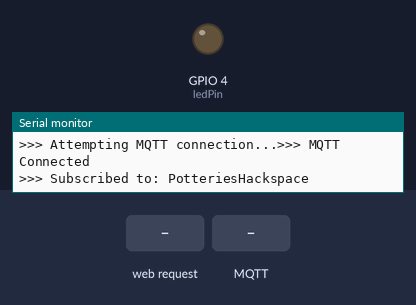
Simulated run of this sketch. Board: ESP8266 (NodeMCU). Shown: output pins drawn as LEDs (lit = HIGH), the last lines printed to the serial monitor. The test bench sets the inputs (shaded band). WiFi joins after 1.5 s; servers stay silent unless stated; no MQTT or app messages arrive unless stated.

Above: at 2.8 s.
2.9 s: HTTP request GET /on received
At 4.1 s:
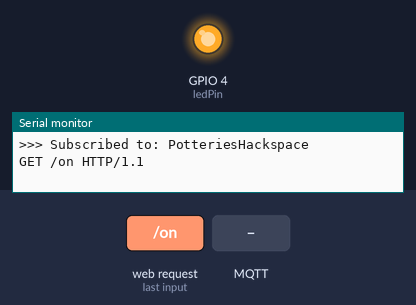
4.4 s: MQTT message "/on" arrives on the first subscribed topic
At 5.2 s:
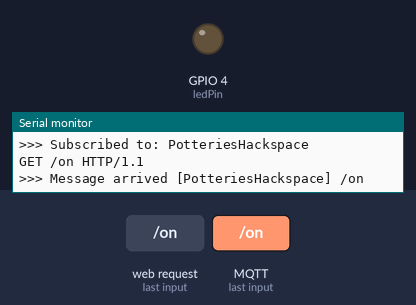
8.9 s: MQTT message "1" arrives on the first subscribed topic
At 9.8 s:
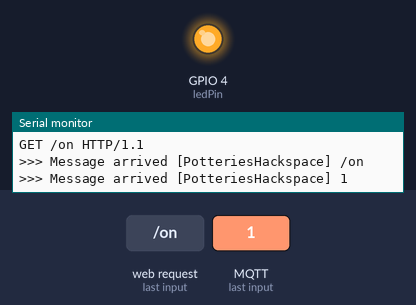
10.4 s: MQTT message "0" arrives on the first subscribed topic
At 11.0 s:
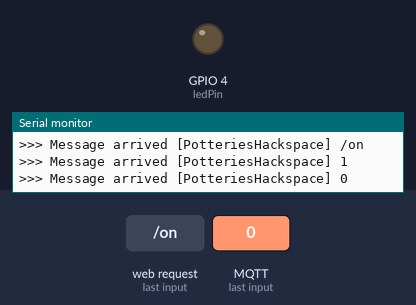
Timing chart, 0 to 12.9 s (numbered marks = the images above; inputs shaded):
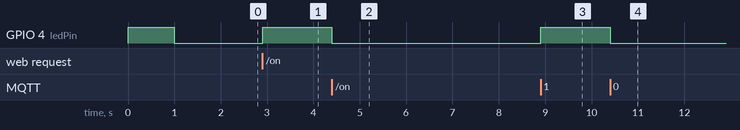

Measured:
- after the input at 2.9 s, GPIO 4 (ledPin): LOW → HIGH at once
- after the input at 4.4 s, GPIO 4 (ledPin): HIGH → LOW at once
- after the input at 8.9 s, GPIO 4 (ledPin): LOW → HIGH at once
- after the input at 10.4 s, GPIO 4 (ledPin): HIGH → LOW at once

The sketch:

espLight.ino
```cpp
#include <SoftwareSerial.h>
#include <ESP8266WiFi.h>          //https://github.com/esp8266/Arduino
#include <WiFiManager.h>          //https://github.com/tzapu/WiFiManager
#include <ArduinoOTA.h>
#include <Ticker.h>
#include <PubSubClient.h>

// Settings.
int ledPin = 4; // GPIO2=4
const char* mqttServer = "broker.mqtt-dashboard.com";
const int mqttPort = 1883;
const char* mqttInTopic = "PotteriesHackspace";
String clientString = "ESP8266Client-" + String(ESP.getChipId());
const char* clientId = clientString.c_str();

// Variables.
int ledOn = HIGH;
int ledOff = LOW;

// For LED status.
Ticker ticker;

// HTTP Server.
WiFiServer server(80);

// MQTT Server.
WiFiClient espClient;
PubSubClient mqtt(espClient);

void tick()
{
  // Toggle state.
  int state = digitalRead(ledPin);  // get the current state of GPIO1 pin
  digitalWrite(ledPin, !state);     // set pin to the opposite state
}

void httpHandler() {
  // Check if a client has connected.
  WiFiClient http = server.available();
  if (!http) {
    return;
  }

  http.setTimeout(600); // default is 1000

  // Read the first line of the request.
  String request = http.readStringUntil('\r');
  Serial.println(request);
  http.flush();

  // Match the request.
  int state = digitalRead(ledPin);
  if (request.indexOf("/on") != -1) {
    state = ledOn;
  }
  if (request.indexOf("/off") != -1) {
    state = ledOff;
  }

  // Set ledPin according to the request.
  digitalWrite(ledPin, state);

  // Return the response.
  http.println("HTTP/1.1 200 OK");
  http.println("Content-Type: text/html");
  http.println(""); //  do not forget this one.
  http.println("<!DOCTYPE HTML>");
  http.println("<html>");
  if (state == ledOn) {
    http.println("<p><a href=\"/off\">off</a></p>");
  } else {
    http.println("<p><a href=\"/on\">on</a></p>");
  }
  http.println("</html>");
}

void mqttConnect() {
  // Loop until we're reconnected.
  while (!mqtt.connected()) {
    Serial.print(">>> Attempting MQTT connection...");
    // Attempt to connect.
    if (mqtt.connect(clientId)) {
      Serial.println(">>> MQTT Connected");
      mqttSubscribe();
    } else {
      Serial.print("failed, rc=");
      Serial.print(mqtt.state());
      Serial.println(" try again in 5 seconds");
      // Wait 5 seconds before retrying.
      delay(5000);
    }
  }
}

void mqttSubscribe() {
  mqtt.setCallback(mqttCallback);
  if (mqtt.subscribe(mqttInTopic)) {
    Serial.println(">>> Subscribed to: " + String(mqttInTopic));
  } else {
    Serial.println(">>> Failed to subscribe to: " + String(mqttInTopic));
  }
}

void mqttCallback(char* topic, byte* payload, unsigned int length) {
  Serial.print(">>> Message arrived [");
  Serial.print(topic);
  Serial.print("] ");
  for (int i = 0; i < length; i++) {
    Serial.print((char)payload[i]);
  }
  Serial.println();

  // Switch on the LED if an 1 was received as first character
  if ((char)payload[0] == '1') {
    digitalWrite(ledPin, ledOn);
  } else {
    digitalWrite(ledPin, ledOff);
  }

}

void mqttSetup() {
  mqtt.setServer(mqttServer, mqttPort);
  mqttConnect();

}

void mqttHandler() {
if (!mqtt.connected()) {
    mqttConnect();
  }
  mqtt.loop();
}

void setup() {
  // Setup serial.
  Serial.begin(9600);
  Serial.println(">>> Serial started.");

  // Setup LED.
  pinMode(ledPin, OUTPUT);
  digitalWrite(ledPin, ledOn);
  Serial.println(">>> LED setup.");

  // Setup ticker.
  ticker.attach(1, tick);
  Serial.println(">>> Ticker started.");

  // Setup wifi.
  WiFiManager wifiManager;
  wifiManager.autoConnect();
  Serial.println(">>> WiFi connected.");

  // Print the IP address.
  Serial.print(">>> Use this URL to connect: ");
  Serial.print("http://");
  Serial.print(WiFi.localIP());
  Serial.println("/");

  // Setup OTA.
  ArduinoOTA.begin();
  Serial.println(">>> OTA started.");

  // Start the server.
  server.begin();
  Serial.println(">>> Server started.");

  // LED reset.
  ticker.detach();
  digitalWrite(ledPin, ledOff);
  Serial.println(">>> LED reset.");

  // MQTT.
  mqttSetup();
}

void loop() {
  ArduinoOTA.handle();
  httpHandler();
  mqttHandler();
  yield();
}
```
